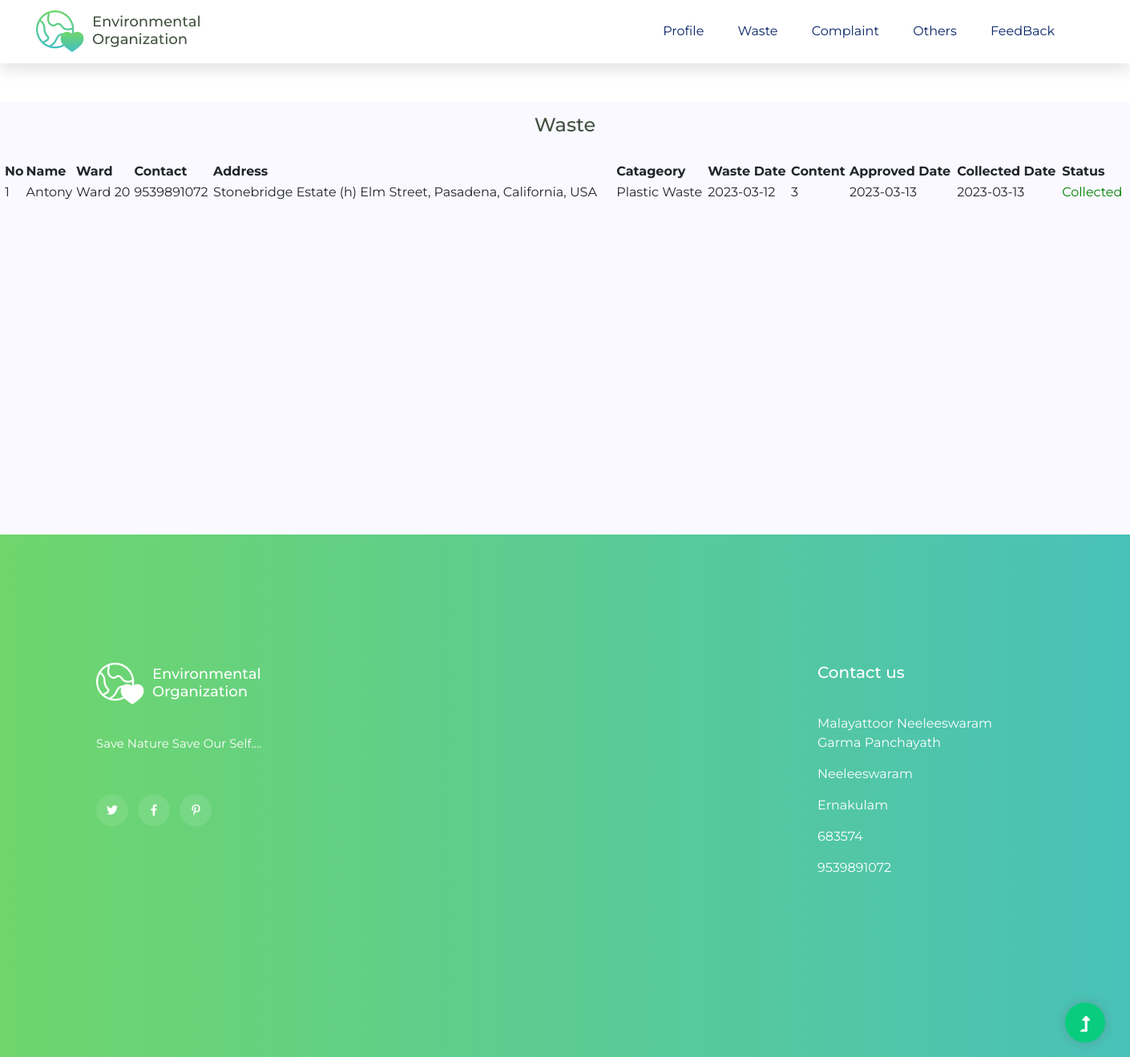
The app's page /E-Waste/User/Collected_Waste.php (signed in) with its own data.
### tables this page shows
CREATE TABLE `tbl_waste` (
  `waste_id` int(11) NOT NULL auto_increment,
  `cat_id` int(11) NOT NULL,
  `user_id` int(11) NOT NULL,
  `waste_content` int(10) NOT NULL,
  `waste_date` date NOT NULL,
  `waste_adate` date NOT NULL,
  `waste_cdate` date NOT NULL,
  `waste_status` char(1) NOT NULL default '0',
  PRIMARY KEY  (`waste_id`)
);

CREATE TABLE `tbl_user` (
  `user_id` int(11) NOT NULL auto_increment,
  `user_name` varchar(15) NOT NULL,
  `user_contact` char(10) NOT NULL,
  `user_email` varchar(25) NOT NULL,
  `user_address` varchar(100) NOT NULL,
  `ward_id` int(11) NOT NULL,
  `user_hno` varchar(5) NOT NULL,
  `user_username` varchar(25) NOT NULL,
  `user_password` varchar(20) NOT NULL,
  `user_status` char(1) NOT NULL default '0',
  PRIMARY KEY  (`user_id`)
);

CREATE TABLE `tbl_ward` (
  `ward_id` int(11) NOT NULL auto_increment,
  `ward_name` varchar(10) NOT NULL,
  `ward_status` int(1) NOT NULL default '0',
  PRIMARY KEY  (`ward_id`)
);

CREATE TABLE `tbl_catageory` (
  `cat_id` int(11) NOT NULL auto_increment,
  `cat_name` varchar(20) NOT NULL,
  `cat_status` int(1) NOT NULL default '0',
  PRIMARY KEY  (`cat_id`)
);

CREATE TABLE `tbl_pajayathe` (
  `pajayathe_id` int(11) NOT NULL auto_increment,
  `pajayathe_name` varchar(100) NOT NULL,
  `pajayathe_contact` char(10) NOT NULL,
  `pajayathe_pincode` char(6) NOT NULL,
  `pajayathe_district` varchar(15) NOT NULL,
  `pajayathe_location` varchar(20) NOT NULL,
  `pajayathe_username` varchar(20) NOT NULL,
  `pajayathe_password` varchar(20) NOT NULL,
  `pajayathe_status` char(1) NOT NULL default '0',
  PRIMARY KEY  (`pajayathe_id`)
);

### E-Waste/User/Collected_Waste.php (the view, shortened to what this page needs)
<!DOCTYPE html>
<html>
<head>
<?php
include("../Connection/Connection.php");
?>
</head>
<?php include("Template/Header1.php");
if($_SESSION['username']!=NULL)
{
	?>
	<body>
<form>
	<div class="progress-table">
<h2 align="center" class="text-heading"> Waste</h2>
	<table width="1400" align="center">
		<tr align="left">
			<th>No</th>
			<th>Name</th>
			<th>Ward</th>
			<th>Contact</th>
			<th>Address</th>
			<th>Catageory</th>
			<th>Waste Date</th>
			<th>Content</th>
			<th>Approved Date</th>
			<th>Collected Date</th>
			<th>Status</th>
		</tr>
		<?php
		$sel = "select * from tbl_waste w inner join tbl_catageory c on w.cat_id=c.cat_id inner join tbl_user us on w.user_id=us.user_id inner join tbl_ward wa on us.ward_id=wa.ward_id where waste_status = '2'";
		$res = $con->query($sel);
		if($res->num_rows!=NULL)
		{
			$i = 0;
			while($row = $res->fetch_assoc())
			{
				$i = $i + 1;
				?>
				<tr>
					<td><?php echo $i; ?></td>
					<td><?php echo $row["user_name"]; ?></td>
					<td><?php echo $row["ward_name"]; ?></td>
					<td><?php echo $row["user_contact"]; ?></td>
					<td><?php echo $row["user_address"]; ?></td>
					<td><?php echo $row["cat_name"]; ?></td>
					<td><?php echo $row["waste_date"]; ?></td>
					<td><?php echo $row["waste_content"]; ?></td>
					<td><?php echo $row["waste_adate"]; ?></td>
					<td><?php echo $row["waste_cdate"]; ?></td>
					<td><?php $st = $row["waste_status"]; if($st=='2') {echo '<span style=color:green>Collected</span>';} ?></td>
				</tr>
				<?php
			}
		}
		?>
	</table>
	<br><br><br><br><br><br><br><br><br><br><br><br><br><br><br><br>
</div>
</form>
</body>
	<?php
}
else
{
	echo "<script>location.replace('../Guest/Login.php')</script>";
}
 ?>
<?php include("Template/Footer.php"); ?>
</html>

### E-Waste/User/Template/Footer.php (shortened to what this page needs)
<!DOCTYPE html>
<html class="no-js" lang="zxx">
<?php
include("../Connection/Connection.php");
?>
<head>
    <link rel="stylesheet" href="../User/Template/assets/css/bootstrap.min.css">
    <link rel="stylesheet" href="../User/Template/assets/css/owl.carousel.min.css">
    <link rel="stylesheet" href="../User/Template/assets/css/slicknav.css">
    <link rel="stylesheet" href="../User/Template/assets/css/flaticon.css">
    <link rel="stylesheet" href="../User/Template/assets/css/progressbar_barfiller.css">
    <link rel="stylesheet" href="../User/Template/assets/css/gijgo.css">
    <link rel="stylesheet" href="../User/Template/assets/css/animate.min.css">
    <link rel="stylesheet" href="../User/Template/assets/css/animated-headline.css">
    <link rel="stylesheet" href="../User/Template/assets/css/magnific-popup.css">
    <link rel="stylesheet" href="../User/Template/assets/css/fontawesome-all.min.css">
    <link rel="stylesheet" href="../User/Template/assets/css/themify-icons.css">
    <link rel="stylesheet" href="../User/Template/assets/css/slick.css">
    <link rel="stylesheet" href="../User/Template/assets/css/nice-select.css">
    <link rel="stylesheet" href="../User/Template/assets/css/style.css">
</head>
<body>
 <footer>
        <div class="footer-wrapper">
           <div class="footer-area footer-padding">
               <div class="container ">
                   <div class="row justify-content-between">
                       <div class="col-xl-4 col-lg-3 col-md-8 col-sm-8">
                           <div class="single-footer-caption mb-50">
                               <div class="single-footer-caption mb-30">
                                   <div class="footer-logo mb-35">
                                       <a href="Home.php"><img src="../User/Template/assets/img/logo/logo2_footer.png" alt=""></a>
                                   </div>
                                   <div class="footer-tittle">
                                       <div class="footer-pera">
                                           <p>Save Nature Save Our Self....</p>
                                       </div>
                                   </div>
                                   <div class="footer-social">
                                       <a href="https://twitter.com"><i class="fab fa-twitter"></i></a>
                                       <a href="https://facebook.com"><i class="fab fa-facebook-f"></i></a>
                                       <a href="https://pinterest.com"><i class="fab fa-pinterest-p"></i></a>
                                   </div>
                               </div>
                           </div>
                       </div>
                       <?php
                       $sel = "select * from tbl_pajayathe where pajayathe_status='1'";
                       $res = $con->query($sel);
                       if($res->num_rows!=NULL)
                       {
                       	while($row = $res->fetch_assoc())
                       	{
                       		$name = $row["pajayathe_name"];
                       		$loc = $row["pajayathe_location"];
                       		$dis = $row["pajayathe_district"];
                       		$pin = $row["pajayathe_pincode"];
                       		$pho = $row["pajayathe_contact"];
                       	}
                       }
                       ?>
                       <div class="col-xl-3 col-lg-4 col-md-6 col-sm-4">
                           <div class="single-footer-caption mb-50">
                               <div class="footer-tittle">
                                   <h4>Contact us</h4>
                                   <ul>
                                       <li style="color:white"><?php echo $name;?></li>
                                       <li style="color:white"><?php echo $loc;?></li>
                                       <li style="color:white"><?php echo $dis;?></li>
                                       <li style="color:white"><?php echo $pin;?></li>
                                       <li class="number" style="color:white"><?php echo $pho;?></li>
                                   </ul>
                               </div>
                           </div>
                       </div>
                   </div>
               </div>
           </div>
           <div class="footer-bottom-area">
               <div class="container">
                   <div class="footer-border">
                       <div class="row d-flex align-items-center">
                           <div class="col-xl-12 ">
                              </div>
                          </div>
                      </div>
                  </div>
              </div>
          </div>
      </footer>
      <div id="back-top" >
        <a title="Go to Top" href="#"> <i class="fas fa-level-up-alt"></i></a>
    </div>
</body>
</html>

### records on screen
tbl_waste: user.user_name "Antony", tbl_ward.ward_name "Ward 20", user.user_contact "9539891072", user.user_address "Stonebridge Estate (h) Elm Street, Pasadena, California, USA", cat.cat_name "Plastic Waste", waste_date "2023-03-12", waste_content "3", waste_adate "2023-03-13", waste_cdate "2023-03-13", waste_status "Collected"
tbl_pajayathe: pajayathe_name "Malayattoor Neeleeswaram Garma Panchayath", pajayathe_location "Neeleeswaram", pajayathe_district "Ernakulam", pajayathe_pincode "683574", pajayathe_contact "9539891072"
